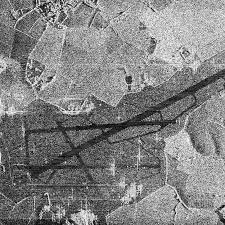
#> input picture third_lab/sar_3.jpg, 225 x 225 px, found by its file name
$ jupyter execute IP_TASK3_2025.ipynb   (older library calls are emulated)
#> lines starting #> are read from the running program, lines starting #| are printed output that depends on the picture; after the words box and inside, x2 and y2 are one past the last pixel; in counts of white or black regions, pixels touching at a corner belong together
[cell 1]
#ДЗ
# 1. Для изображения sar_3.jpg найти наиболее протяженный участок
# (выделить линии при помощи преобразования Хафа)
# 2. Для изображения sar_3.jpg провести исследование алгоритмов бинаризации, выделить участок дорожной полосы.

[cell 2]
import numpy as np
import cv2
import matplotlib.pyplot as plt

[cell 3]
image = cv2.imread('sar_3.jpg')
#> image is the input picture: shape (225, 225, 3); min 0, max 255, mean 130.6
image_gray = cv2.cvtColor(image, cv2.COLOR_BGR2GRAY)
image_gray1 = cv2.cvtColor(image, cv2.COLOR_BGR2GRAY)
plt.imshow(image)
plt.axis('off')

## Выделение самого длинного участка и остальной дороги

[cell 4]
image_gray = cv2.GaussianBlur(image_gray, (9, 9), 2)
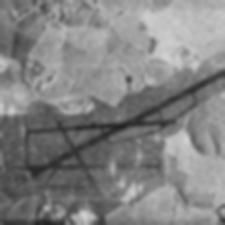
#> image_gray: shape (225, 225); min 34, max 210, mean 130.6

[cell 5]
canny = cv2.Canny(image_gray,60,80,apertureSize = 3)
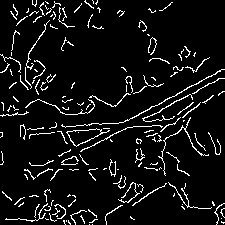
#> canny: shape (225, 225); 7.3% white in thin lines or dots

[cell 6]
lines = cv2.HoughLines(canny, 1, np.pi / 180, 60)
#> lines = [[172, 1.08], [165, 1.08], [164, 1.1], [171, 1.1], [130, 1.5], [136, 1.5], [167, 1.06], [174, 1.06], [198, 0.977], [170, 1.05], [134, 1.52], [48, 2.01]]

[cell 7]
edges = cv2.Canny(image_gray,50,50,apertureSize = 3)
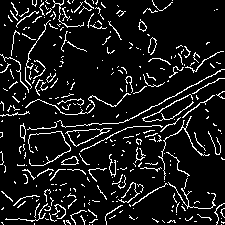
#> edges: shape (225, 225); 9.9% white in thin lines or dots

[cell 8]
plt.imshow(edges, cmap="gray")

[cell 9]
import math
image_with_lines = image.copy()

if lines is not None:
    longest_line = None
    max_length = 0

    for i in range(len(lines)):
        rho = lines[i][0][0]
        theta = lines[i][0][1]
        a = math.cos(theta)
        b = math.sin(theta)
        x0 = a * rho
        y0 = b * rho
        pt1 = (int(x0 + 200*(-b)), int(y0 + 200*(a)))
        pt2 = (int(x0 - 200*(-b)), int(y0 - 200*(a)))
        length = np.sqrt((pt2[0] - pt1[0])**2 + (pt2[1] - pt1[1])**2)

        if length > max_length:
            max_length = length
            longest_line = lines[i]
#> this loop made 12 passes
#> (rho, theta, a, b, x0, y0, pt1, pt2) on passes 1 to 2: (172, 1.08, 0.469, 0.883, 80.75, 151.9, (-95, 245), (257, 57)), (165, 1.08, 0.469, 0.883, 77.46, 145.7, (-99, 239), (254, 51))
#> (rho, theta, a, b, x0, y0, pt1, pt2) on passes 3 to 8: (164, 1.1, 0.454, 0.891, 74.45, 146.1, (-103, 236), (252, 55)), (171, 1.1, 0.454, 0.891, 77.63, 152.4, (-100, 243), (255, 61)), (130, 1.5, 0.0698, 0.998, 9.07, 129.7, (-190, 143), (208, 115)), (136, 1.5, 0.0698, 0.998, 9.49, 135.7, (-190, 149), (208, 121)), (167, 1.06, 0.485, 0.875, 80.96, 146.1, (-93, 243), (255, 49)), (174, 1.06, 0.485, 0.875, 84.36, 152.2, (-90, 249), (259, 55))
#> after the loop, max_length = 399.9

    for i in range(len(lines)):
        rho = lines[i][0][0]
        theta = lines[i][0][1]
        a = math.cos(theta)
        b = math.sin(theta)
        x0 = a * rho
        y0 = b * rho
        pt1 = (int(x0 + 200*(-b)), int(y0 + 200*(a)))
        pt2 = (int(x0 - 200*(-b)), int(y0 - 200*(a)))
        cv2.line(image_with_lines, pt1, pt2, (0, 100, 100), 2, cv2.LINE_AA)
#> this loop made 12 passes
#> (rho, theta, a, b, x0, y0, pt1, pt2) on passes 1 to 10: (172, 1.08, 0.469, 0.883, 80.75, 151.9, (-95, 245), (257, 57)), (165, 1.08, 0.469, 0.883, 77.46, 145.7, (-99, 239), (254, 51)), (164, 1.1, 0.454, 0.891, 74.45, 146.1, (-103, 236), (252, 55)), (171, 1.1, 0.454, 0.891, 77.63, 152.4, (-100, 243), (255, 61)), (130, 1.5, 0.0698, 0.998, 9.07, 129.7, (-190, 143), (208, 115)), (136, 1.5, 0.0698, 0.998, 9.49, 135.7, (-190, 149), (208, 121)), (167, 1.06, 0.485, 0.875, 80.96, 146.1, (-93, 243), (255, 49)), (174, 1.06, 0.485, 0.875, 84.36, 152.2, (-90, 249), (259, 55)), (198, 0.977, 0.559, 0.829, 110.7, 164.1, (-55, 275), (276, 52)), (170, 1.05, 0.5, 0.866, 85, 147.2, (-88, 247), (258, 47))
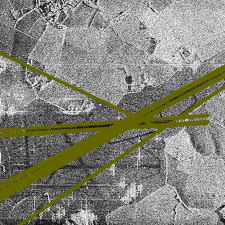
#> image_with_lines: shape (225, 225, 3); 14.42% of pixels changed, all inside (x1, y1, x2, y2) = (0, 51, 225, 225)

    if longest_line is not None:
        rho = longest_line[0][0]
#> rho = 165
        theta = longest_line[0][1]
#> theta = 1.08
        a = math.cos(theta)
#> a = 0.469
        b = math.sin(theta)
#> b = 0.883
        x0 = a * rho
#> x0 = 77.46
        y0 = b * rho
#> y0 = 145.7
        pt1 = (int(x0 + 200*(-b)), int(y0 + 200*(a)))
#> pt1 = (-99, 239)
        pt2 = (int(x0 - 200*(-b)), int(y0 - 200*(a)))
#> pt2 = (254, 51)
        cv2.line(image_with_lines, pt1, pt2, (100, 0, 255), 8, cv2.LINE_AA)
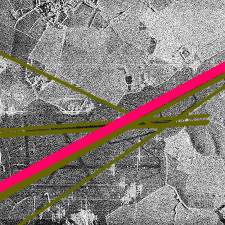
#> image_with_lines: shape (225, 225, 3); 5.37% of pixels changed, all inside (x1, y1, x2, y2) = (0, 61, 225, 193)

[cell 10]
plt.imshow(image_with_lines)

## Сравнение алгоритмов бинаризации

Точечная бинаризация

[cell 11]
import copy

bin_img = copy.deepcopy(image_gray1)
T = 75
bin_img[image_gray1 < T] = 0
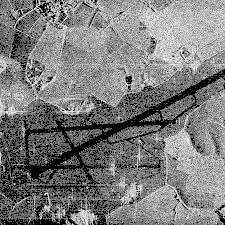
#> bin_img: shape (225, 225); min 0, max 255, mean 123
bin_img[image_gray1 >= T] = 255
#> bin_img: shape (225, 225); 85.5% white; black in thin lines or dots
plt.imshow(bin_img, cmap="gray")

Бинаризация Отсу

[cell 12]
image_contrast = cv2.convertScaleAbs(image_gray1, alpha=1.5, beta=0)#сделать изображение более контрастным
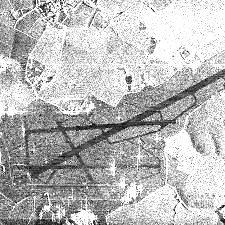
#> image_contrast: shape (225, 225); min 0, max 255, mean 187.2
_,th2 = cv2.threshold(image_contrast,0,255,cv2.THRESH_BINARY+cv2.THRESH_OTSU)
#> th2: shape (225, 225); 59.8% white; 1116 black regions (1087 under 20 px), largest, box (x1, y1, x2, y2) and area: (0, 67, 225, 225) 14753, (0, 0, 59, 89) 1599, (185, 114, 205, 154) 222

plt.imshow(th2, cmap="gray")

Адаптивная бинаризация

[cell 13]
th3 = cv2.adaptiveThreshold(image_gray1,255,cv2.ADAPTIVE_THRESH_GAUSSIAN_C,\
            cv2.THRESH_BINARY,351,45)
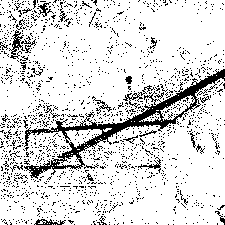
#> th3: shape (225, 225); 85.3% white; black in thin lines or dots


plt.imshow(th3, cmap="gray")

Оператор Собеля

[cell 14]
scale = 0.5
delta = 0
ddepth = cv2.CV_16S
#> ddepth = 3
grad_x = cv2.Sobel(image_gray1, ddepth, 1, 0, ksize=3, scale=scale, delta=delta, borderType=cv2.BORDER_DEFAULT)
grad_y = cv2.Sobel(image_gray1, ddepth, 0, 1, ksize=3, scale=scale, delta=delta, borderType=cv2.BORDER_DEFAULT)

[cell 15]
plt.imshow((grad_x - grad_x.min())*255, cmap="gray")

[cell 16]
grad = cv2.addWeighted(grad_x, 0.5, grad_y, 0.5,0.0)
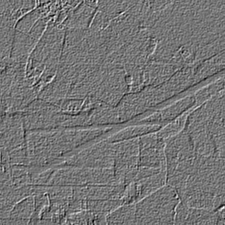
#> grad: shape (225, 225) int16; min -249, max 291, mean -0.1; drawn with min black and max white
plt.imshow((grad - grad.min())*255, cmap="gray")

Сравнение алгоритмов

[cell 17]
plt.figure(figsize=(22, 6))
plt.subplot(1,4,1)
plt.axis('off')
plt.title('Точечная')
plt.imshow(bin_img, cmap="gray")
plt.subplot(1,4,2)
plt.axis('off')
plt.title('Отсу')
plt.imshow(th2, cmap="gray")
plt.subplot(1,4,3)
plt.axis('off')
plt.title('Адаптивная')
plt.imshow(th3, cmap="gray")
plt.subplot(1,4,4)
plt.axis('off')
plt.title('Оператор Собеля')
plt.imshow((grad - grad.min())*255, cmap="gray")
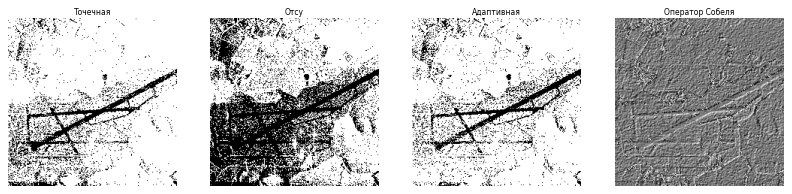
#> figure drawn by matplotlib, 4 panels
